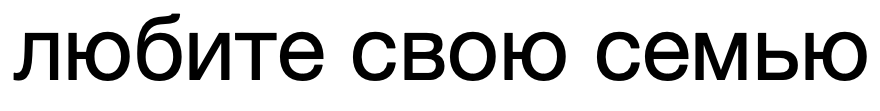
#> input picture test7/pictures_src/phrase3.bmp, 880 x 111 px, found by its file name
$ python main.py
#> lines starting #> are read from the running program, lines starting #| are printed output that depends on the picture; after the words box and inside, x2 and y2 are one past the last pixel; in counts of white or black regions, pixels touching at a corner belong together
#> in recognize_from_bmp, img is the input picture: shape (111, 880); min 0, max 255, mean 210.4
import numpy as np
import cv2
import csv
from sklearn.preprocessing import StandardScaler
from scipy.spatial.distance import cdist
from PIL import ImageFont, ImageDraw, Image
import matplotlib.pyplot as plt
import os


bmp_path = "test7/pictures_src/phrase3.bmp"
alphabet_csv_path = "lab5/features.csv"
ground_truth = "любите свою семью"
output_path = "test7/results/output_results.txt"
segment_dir = "test7/segments"
inv_dir = "test7/invert_segments"


def binarize(image_array, threshold=128):
    return (image_array < threshold).astype(np.float32)

# [6 lines left out: function generate_text_image, not called in this run]

def simple_segment(image, target_size=(150, 210)):
#> called with target_size = (150, 210)
    _, binary_img = cv2.threshold(image, 127, 255, cv2.THRESH_BINARY_INV)
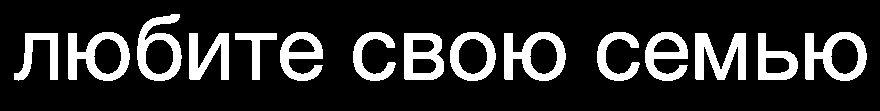
#> binary_img: shape (111, 880); 17.6% white; 15 white regions
    contours, _ = cv2.findContours(binary_img, cv2.RETR_EXTERNAL, cv2.CHAIN_APPROX_SIMPLE)
#> contours = 15 contours; largest, box (x1, y1, x2, y2) and area: (805, 32, 867, 81) 2110, (504, 32, 566, 81) 2110, (68, 32, 130, 81) 2110, (137, 14, 182, 81) 2016, (450, 32, 496, 81) 1756
    contours = sorted(contours, key=lambda x: cv2.boundingRect(x)[0])
#> contours = 15 contours; largest, box (x1, y1, x2, y2) and area: (68, 32, 130, 81) 2110, (504, 32, 566, 81) 2110, (805, 32, 867, 81) 2110, (137, 14, 182, 81) 2016, (450, 32, 496, 81) 1756

    width_target, height_target = target_size  # width, height
    symbols = []
    inverted_symbols = []
    for contour in contours:
        x, y, w, h = cv2.boundingRect(contour)
        if w > 5 and h > 10:
            symbol_img = image[y:y+h, x:x+w]

            scale_w = width_target / w
            scale_h = height_target / h
            scale = min(scale_w, scale_h)

            new_w = int(w * scale)
            new_h = int(h * scale)

            symbol_img_resized = cv2.resize(symbol_img, (new_w, new_h), interpolation=cv2.INTER_AREA)

            symbol_padded = 255 * np.ones((height_target, width_target), dtype=np.uint8)

            x_offset = (width_target - new_w) // 2
            y_offset = (height_target - new_h) // 2

            symbol_padded[y_offset:y_offset+new_h, x_offset:x_offset+new_w] = symbol_img_resized

            symbols.append(symbol_padded)

            symbol_inverted = 255 - symbol_padded
            inverted_symbols.append(symbol_inverted)
#> this loop made 15 passes
#> (x, y, w, h, scale_w, scale_h, scale, new_w) on passes 1 to 12: (14, 33, 44, 48, 3.41, 4.38, 3.41, 150), (68, 32, 62, 49, 2.42, 4.29, 2.42, 150), (137, 14, 45, 67, 3.33, 3.13, 3.13, 141), (189, 33, 40, 47, 3.75, 4.47, 3.75, 150), (235, 33, 42, 47, 3.57, 4.47, 3.57, 150), (280, 32, 43, 49, 3.49, 4.29, 3.49, 150), (353, 32, 43, 49, 3.49, 4.29, 3.49, 150), (404, 33, 40, 47, 3.75, 4.47, 3.75, 150), (450, 32, 46, 49, 3.26, 4.29, 3.26, 150), (504, 32, 62, 49, 2.42, 4.29, 2.42, 150), (597, 32, 43, 49, 3.49, 4.29, 3.49, 150), (645, 32, 43, 49, 3.49, 4.29, 3.49, 150)
#> pass 1, in simple_segment, `symbol_img_resized = cv2.resize(symbol_img, (new_w, new_h), interpolat..`:
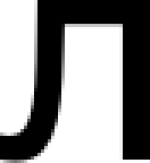
#> symbol_img_resized: shape (163, 150); min 0, max 255, mean 143.8
#> pass 1, in simple_segment, `symbol_inverted = 255 - symbol_padded`:
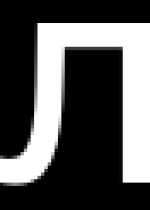
#> symbol_inverted: shape (210, 150); min 0, max 255, mean 86.3
#> pass 2, in simple_segment, `symbol_img = image[y:y+h, x:x+w]`:
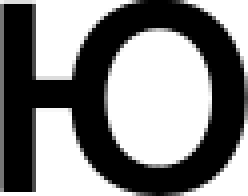
#> symbol_img: shape (49, 62) (shown 4 times larger); min 0, max 255, mean 131.4
#> after the loop:
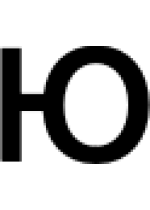
#> symbol_padded: shape (210, 150); min 0, max 255, mean 185.6
#> after the loop, inverted_symbols = 15 items; symbols = 15 items

    os.makedirs(segment_dir, exist_ok=True)
    os.makedirs(inv_dir, exist_ok=True)

    for i, symbol in enumerate(symbols):
        file_path = os.path.join(segment_dir, f"symbol_{i+1}.png")
        cv2.imwrite(file_path, symbol)
#> this loop made 15 passes
#> pass 1, in simple_segment, `cv2.imwrite(file_path, symbol)`:
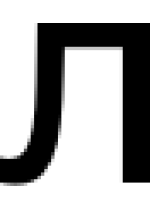
#> saved as symbol_1.png: shape (210, 150); min 0, max 255, mean 168.7

    for i, inv_symbol in enumerate(inverted_symbols):
        inv_file_path = os.path.join(inv_dir, f"symbol_inv_{i+1}.png")
        cv2.imwrite(inv_file_path, inv_symbol)
#> this loop made 15 passes
#> pass 2, in simple_segment, `cv2.imwrite(inv_file_path, inv_symbol)`:
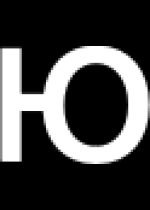
#> saved as symbol_inv_2.png: shape (210, 150); min 0, max 255, mean 69.4

    return symbols, inverted_symbols

# [8 lines left out: function split_into_quarters, not called in this run]

def calculate_weight(image_array):
    bin_img = binarize(image_array)
    return np.sum(bin_img)

# [45 lines left out: functions calculate_center_of_mass, calculate_inertia, calculate_features, not called in this run]


def load_alphabet_features_from_csv(path):
    labels = []
    features = []
    with open(path, newline='', encoding='utf-8') as csvfile:
        reader = csv.DictReader(csvfile, delimiter=';')
        for row in reader:
            labels.append(row['letter'])
            feature_vector = [
                float(row['relative_total_weight']),
                float(row['relative_center_x']),
                float(row['relative_center_y']),
                float(row['relative_inertia_x']),
                float(row['relative_inertia_y']),
            ]
            features.append(feature_vector)
    return labels, features

def recognize_from_bmp(bmp_path, alphabet_csv_path, ground_truth, output_path="results.txt"):
    img = cv2.imread(bmp_path, cv2.IMREAD_GRAYSCALE)

    symbols, inverted_symbols = simple_segment(img)
#> symbols = 15 items; inverted_symbols = 15 items

    alphabet_labels, alphabet_features = load_alphabet_features_from_csv(alphabet_csv_path)

    input_features = [calculate_features(img) for img in inverted_symbols]

    print("Признаки входных символов:")
    for char, feature in zip(ground_truth, input_features):
        print(f"Буква: {char}, Признаки: {[f'{f:.3f}' for f in feature]}")

    print("\nПризнаки алфавита:")
    for char, feature in zip(alphabet_labels, alphabet_features):
        print(f"Буква: {char}, Признаки: {[f'{f:.3f}' for f in feature]}")

    scaler = StandardScaler()
    all_features = alphabet_features + input_features
    scaler.fit(all_features)

    norm_alphabet = scaler.transform(alphabet_features)
    norm_input = scaler.transform(input_features)

    distances = cdist(norm_input, norm_alphabet, metric='cosine')
    similarities = 1 - distances

    hypotheses = []
    for sim_row in similarities:
        idxs = np.argsort(sim_row)[::-1]  # сортируем по убыванию похожести
        ranked = [(alphabet_labels[i], round(sim_row[i], 3)) for i in idxs[:5]]  # топ-5
        hypotheses.append(ranked)

    with open(output_path, "w", encoding="utf-8") as f:
        for i, row in enumerate(hypotheses, 1):
            f.write(f"{i}: {row}\n")

    recognized = ''.join(h[0][0] for h in hypotheses)
    correct = sum(1 for r, t in zip(recognized, ground_truth) if r == t)
    accuracy = correct / len(ground_truth) * 100

    print("Распознанная строка:", recognized)
    print("Эталонная строка:   ", ground_truth)
    print("Ошибок:             ", len(ground_truth) - correct)
    print(f"Точность:           {accuracy:.2f}%\n")

    print("Топ-5 кандидатов для каждого символа:")
    for i, (gt_char, top5) in enumerate(zip(ground_truth, hypotheses), 1):
        print(f"{i}: '{gt_char}' -> {[f'{c[0]} ({c[1]})' for c in top5]}")

    return recognized, accuracy, hypotheses


def main():
    recognized, accuracy, hypotheses = recognize_from_bmp(bmp_path, alphabet_csv_path, ground_truth, output_path)
if __name__ == "__main__":
#> (the run stopped early here; a loop or call above may not have finished)
